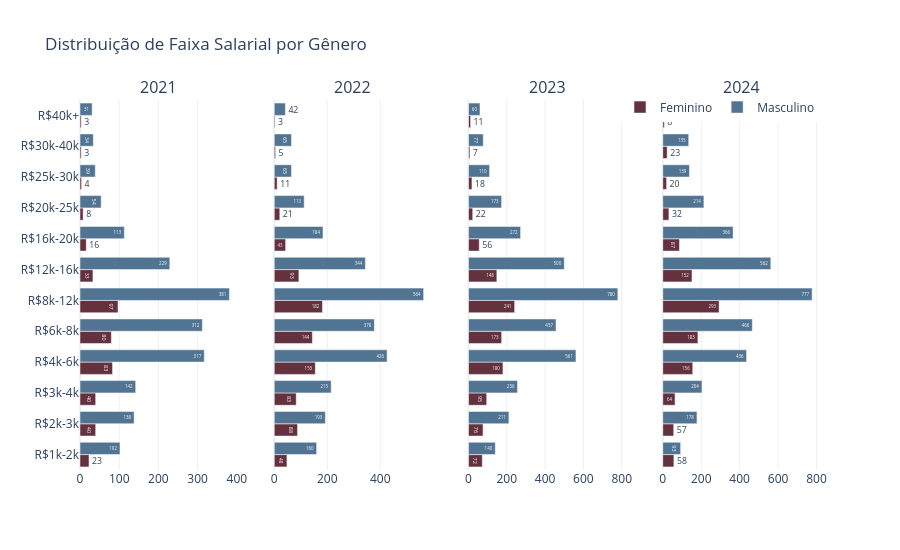

Notebook source saved alongside this figure:
### Code cell
fig = temporal_barplot(
    df=df,
    category='faixa_salarial',
    title='Distribuição de Faixa Salarial por Gênero',
    categories_order=FAIXA_SALARIAL_ORDEM,
    height=550
)

fig.show()

### Figure 1 — Plotly figure (JSON) as saved in the notebook; plotly's stock layout.template omitted (floating-point values rounded to 4 significant figures)
{"data": [{"marker": {"color": "#64313E"}, "name": "Feminino", "orientation": "h", "showlegend": true, "text": [23, 40, 40, 83, 80, 97, 33, 16, 8, 4, 3, 3], "textposition": "auto", "type": "bar", "x": [23, 40, 40, 83, 80, 97, 33, 16, 8, 4, 3, 3], "xaxis": "x", "y": ["R$1k-2k", "R$2k-3k", "R$3k-4k", "R$4k-6k", "R$6k-8k", "R$8k-12k", "R$12k-16k", "R$16k-20k", "R$20k-25k", "R$25k-30k", "R$30k-40k", "R$40k+"], "yaxis": "y"}, {"marker": {"color": "#517493"}, "name": "Masculino", "orientation": "h", "showlegend": true, "text": [102, 138, 142, 317, 312, 381, 229, 113, 54, 39, 34, 31], "textposition": "auto", "type": "bar", "x": [102, 138, 142, 317, 312, 381, 229, 113, 54, 39, 34, 31], "xaxis": "x", "y": ["R$1k-2k", "R$2k-3k", "R$3k-4k", "R$4k-6k", "R$6k-8k", "R$8k-12k", "R$12k-16k", "R$16k-20k", "R$20k-25k", "R$25k-30k", "R$30k-40k", "R$40k+"], "yaxis": "y"}, {"marker": {"color": "#64313E"}, "name": "Feminino", "orientation": "h", "showlegend": false, "text": [48, 88, 83, 155, 144, 182, 93, 43, 21, 11, 5, 3], "textposition": "auto", "type": "bar", "x": [48, 88, 83, 155, 144, 182, 93, 43, 21, 11, 5, 3], "xaxis": "x2", "y": ["R$1k-2k", "R$2k-3k", "R$3k-4k", "R$4k-6k", "R$6k-8k", "R$8k-12k", "R$12k-16k", "R$16k-20k", "R$20k-25k", "R$25k-30k", "R$30k-40k", "R$40k+"], "yaxis": "y2"}, {"marker": {"color": "#517493"}, "name": "Masculino", "orientation": "h", "showlegend": false, "text": [160, 193, 215, 426, 378, 564, 344, 184, 113, 65, 65, 42], "textposition": "auto", "type": "bar", "x": [160, 193, 215, 426, 378, 564, 344, 184, 113, 65, 65, 42], "xaxis": "x2", "y": ["R$1k-2k", "R$2k-3k", "R$3k-4k", "R$4k-6k", "R$6k-8k", "R$8k-12k", "R$12k-16k", "R$16k-20k", "R$20k-25k", "R$25k-30k", "R$30k-40k", "R$40k+"], "yaxis": "y2"}, {"marker": {"color": "#64313E"}, "name": "Feminino", "orientation": "h", "showlegend": false, "text": [72, 76, 95, 180, 173, 241, 148, 56, 22, 18, 7, 11], "textposition": "auto", "type": "bar", "x": [72, 76, 95, 180, 173, 241, 148, 56, 22, 18, 7, 11], "xaxis": "x3", "y": ["R$1k-2k", "R$2k-3k", "R$3k-4k", "R$4k-6k", "R$6k-8k", "R$8k-12k", "R$12k-16k", "R$16k-20k", "R$20k-25k", "R$25k-30k", "R$30k-40k", "R$40k+"], "yaxis": "y3"}, {"marker": {"color": "#517493"}, "name": "Masculino", "orientation": "h", "showlegend": false, "text": [140, 211, 256, 561, 457, 780, 500, 272, 173, 110, 77, 60], "textposition": "auto", "type": "bar", "x": [140, 211, 256, 561, 457, 780, 500, 272, 173, 110, 77, 60], "xaxis": "x3", "y": ["R$1k-2k", "R$2k-3k", "R$3k-4k", "R$4k-6k", "R$6k-8k", "R$8k-12k", "R$12k-16k", "R$16k-20k", "R$20k-25k", "R$25k-30k", "R$30k-40k", "R$40k+"], "yaxis": "y3"}, {"marker": {"color": "#64313E"}, "name": "Feminino", "orientation": "h", "showlegend": false, "text": [58, 57, 64, 156, 183, 293, 152, 87, 32, 20, 23, 8], "textposition": "auto", "type": "bar", "x": [58, 57, 64, 156, 183, 293, 152, 87, 32, 20, 23, 8], "xaxis": "x4", "y": ["R$1k-2k", "R$2k-3k", "R$3k-4k", "R$4k-6k", "R$6k-8k", "R$8k-12k", "R$12k-16k", "R$16k-20k", "R$20k-25k", "R$25k-30k", "R$30k-40k", "R$40k+"], "yaxis": "y4"}, {"marker": {"color": "#517493"}, "name": "Masculino", "orientation": "h", "showlegend": false, "text": [93, 178, 204, 436, 466, 777, 562, 366, 214, 139, 135, 92], "textposition": "auto", "type": "bar", "x": [93, 178, 204, 436, 466, 777, 562, 366, 214, 139, 135, 92], "xaxis": "x4", "y": ["R$1k-2k", "R$2k-3k", "R$3k-4k", "R$4k-6k", "R$6k-8k", "R$8k-12k", "R$12k-16k", "R$16k-20k", "R$20k-25k", "R$25k-30k", "R$30k-40k", "R$40k+"], "yaxis": "y4"}], "layout": {"annotations": [{"font": {"size": 16}, "showarrow": false, "text": "2021", "x": 0.1062, "xanchor": "center", "xref": "paper", "y": 1, "yanchor": "bottom", "yref": "paper"}, {"font": {"size": 16}, "showarrow": false, "text": "2022", "x": 0.3688, "xanchor": "center", "xref": "paper", "y": 1, "yanchor": "bottom", "yref": "paper"}, {"font": {"size": 16}, "showarrow": false, "text": "2023", "x": 0.6313, "xanchor": "center", "xref": "paper", "y": 1, "yanchor": "bottom", "yref": "paper"}, {"font": {"size": 16}, "showarrow": false, "text": "2024", "x": 0.8938, "xanchor": "center", "xref": "paper", "y": 1, "yanchor": "bottom", "yref": "paper"}], "barmode": "group", "height": 550, "legend": {"orientation": "h", "x": 1, "xanchor": "right", "y": 1.02}, "title": {"text": "Distribuição de Faixa Salarial por Gênero"}, "xaxis": {"anchor": "y", "domain": [0, 0.2125]}, "xaxis2": {"anchor": "y2", "domain": [0.2625, 0.475]}, "xaxis3": {"anchor": "y3", "domain": [0.525, 0.7375]}, "xaxis4": {"anchor": "y4", "domain": [0.7875, 1]}, "yaxis": {"anchor": "x", "domain": [0, 1]}, "yaxis2": {"anchor": "x2", "domain": [0, 1], "matches": "y", "showticklabels": false}, "yaxis3": {"anchor": "x3", "domain": [0, 1], "matches": "y", "showticklabels": false}, "yaxis4": {"anchor": "x4", "domain": [0, 1], "matches": "y", "showticklabels": false}}}
